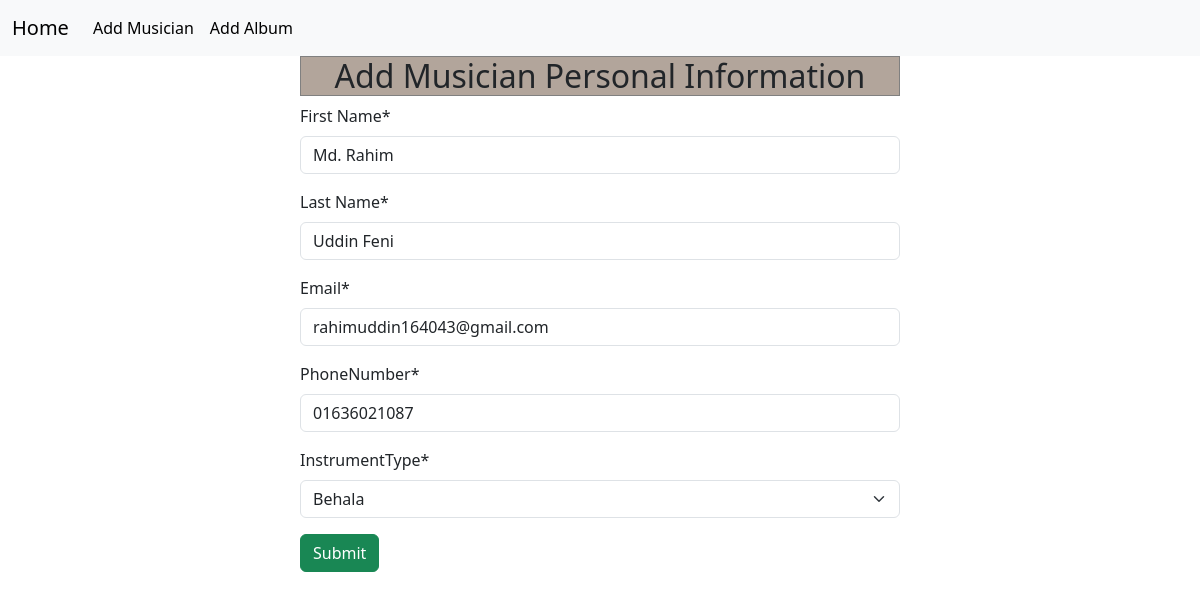
The page /musician/edit/10 on the database its author committed.
### Musician/models.py (models this page shows, shortened)
class Musician(models.Model):
    Choice_instrument=[
        ('guitar','Guitar'),
        ('tabla','Tabla'),
        ('harmnony','Harmnony'),
        ('behala','Behala'),
        ('ektara','Eektara'),
    ]
    FirstName=models.CharField(max_length=100,unique=True)
    LastName=models.CharField(max_length=100,unique=True)
    Email=models.EmailField(max_length=100)
    PhoneNumber=models.CharField(max_length=15)
    InstrumentType=models.CharField(max_length=100,choices=Choice_instrument)

### Musician/views.py (the view)
# urls.py: path('edit/<int:id>',views.edit_musician,name='edit_musician'),
def edit_musician(request,id):
    musician_id=models.Musician.objects.get(pk=id)
    musician_instance=forms.MusicianForm(instance=musician_id)
    if request.method=='POST':
        musician_instance=forms.MusicianForm(request.POST,instance=musician_id)
        if musician_instance.is_valid():
            musician_instance.save()
            return redirect('home')
    return render(request,'Musician/add_musician.html',{'form':musician_instance})

### Musician/forms.py
class MusicianForm(forms.ModelForm):
    class Meta:
        fields='__all__'
        model=Musician
        widgets={
            'Email':forms.EmailInput(attrs={'maxlength':50}),
        }
        labels={
            'FirstName':'First Name',
            'LastName':'Last Name',
        }
        help_text={
            'InstrumentType':'select type of instrument',
        }

### Musician/templates/Musician/add_musician.html (shortened to what this page needs)
{% extends "base.html" %}
{% load crispy_forms_tags %}
{% block content %}
<form action="" method="post" style="height:500px;width:50%;margin:auto">
    <h2  style="border:1px solid gray; text-align:center;background-color:#B2A59B">Add Musician Personal Information</h2>
    {{form | crispy}}
    <button type="submit" class='btn btn-success'>Submit</button>
</form>
{% endblock content %}

### rows shown on the page
Musician: FirstName "Md. Rahim", LastName "Uddin Feni", Email "rahimuddin164043@gmail.com", PhoneNumber "01636021087", InstrumentType "Behala"
